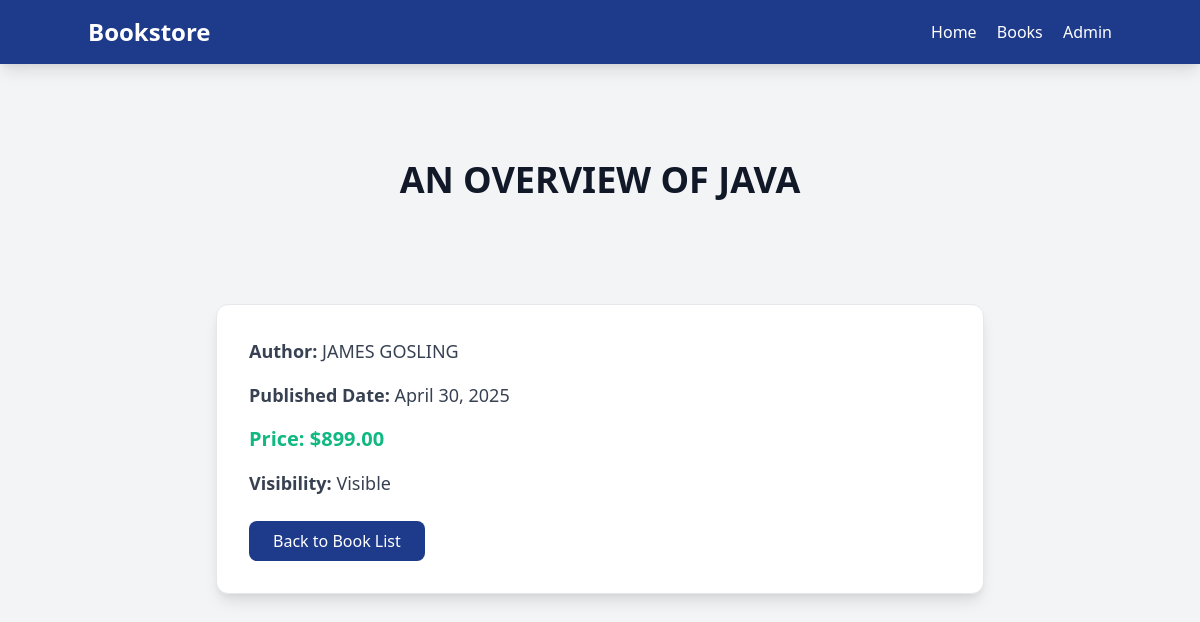
Screenshot of /book/1/ with the database file from the repository.
### books/models.py (models this page shows, shortened)
class Book(models.Model):
    title = models.CharField(max_length=200)
    author = models.CharField(max_length=100)
    published_date = models.DateField()
    price = models.DecimalField(max_digits=6, decimal_places=2)
    is_visible = models.BooleanField(default=True)

### books/views.py (the view)
# urls.py: path('book/<int:pk>/', views.BookDetailView.as_view(), name='book_detail'),
class BookDetailView(DetailView):
    model = Book
    template_name = 'books/book_detail.html'
    context_object_name = 'book'
    def get_queryset(self):
        return Book.objects.filter(is_visible=True)

### books/templates/books/book_detail.html (shortened to what this page needs)
{% extends "base.html" %}
{% load static %}
{% block content %}
    <nav class="bg-blue-900 text-white p-4 sticky top-0 z-50 shadow-lg">
        <div class="container mx-auto flex justify-between items-center">
            <a href="{% url 'books:home' %}" class="text-2xl font-bold">Bookstore</a>
            <div class="space-x-4">
                <a href="{% url 'books:home' %}" class="hover:text-green-400">Home</a>
                <a href="{% url 'books:book_list' %}" class="hover:text-green-400">Books</a>
                <a href="{% url 'admin:index' %}" class="hover:text-green-400">Admin</a>
            </div>
        </div>
    </nav>
    <div class="container mx-auto py-12">
        <div class="bg-gray-100 py-12">
            <div class="max-w-3xl mx-auto">
                <h1 class="text-3xl sm:text-4xl font-bold text-gray-900 text-center mb-8">{{ book.title }}</h1>
            </div>
        </div>
        <div class="max-w-3xl mx-auto bg-white p-8 rounded-xl shadow-lg border border-gray-200 mt-6">
            <div class="space-y-4">
                <p class="text-lg text-gray-700"><strong>Author:</strong> {{ book.author }}</p>
                <p class="text-lg text-gray-700"><strong>Published Date:</strong> {{ book.published_date|date:"F d, Y" }}</p>
                <p class="text-xl text-green-500 font-bold"><strong>Price:</strong> ${{ book.price }}</p>
                <p class="text-lg text-gray-700"><strong>Visibility:</strong> {% if book.is_visible %}Visible{% else %}Hidden{% endif %}</p>
            </div>
            <a href="{% url 'books:book_list' %}" class="mt-6 inline-block bg-blue-900 text-white px-6 py-2 rounded-lg hover:bg-blue-800 hover:shadow-xl transition duration-300">
                Back to Book List
            </a>
        </div>
    </div>
{% endblock %}

### rows the page displays
Book: title "AN OVERVIEW OF JAVA", author "JAMES GOSLING", published_date "April 30, 2025", price "899.00"
